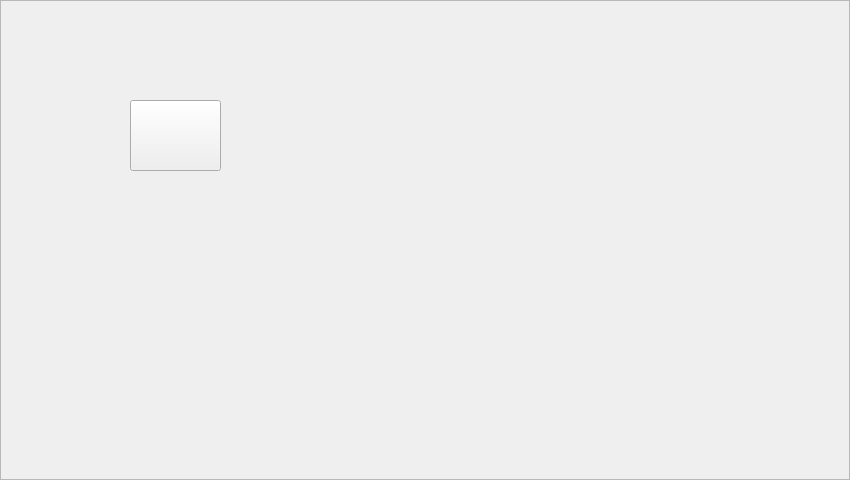
<?xml version="1.0" encoding="UTF-8"?>
<ui version="4.0">
 <class>AlarmFrame</class>
 <widget class="QFrame" name="AlarmFrame">
  <property name="geometry">
   <rect>
    <x>0</x>
    <y>0</y>
    <width>850</width>
    <height>480</height>
   </rect>
  </property>
  <property name="windowTitle">
   <string>Frame</string>
  </property>
  <property name="frameShape">
   <enum>QFrame::StyledPanel</enum>
  </property>
  <property name="frameShadow">
   <enum>QFrame::Raised</enum>
  </property>
  <widget class="QLabel" name="label">
   <property name="geometry">
    <rect>
     <x>0</x>
     <y>0</y>
     <width>850</width>
     <height>480</height>
    </rect>
   </property>
   <property name="styleSheet">
    <string notr="true">border-image: url(:/alarmFrame/image/main_desk_line3_background.png);</string>
   </property>
   <property name="text">
    <string/>
   </property>
  </widget>
  <widget class="QPushButton" name="pushButton">
   <property name="geometry">
    <rect>
     <x>130</x>
     <y>100</y>
     <width>91</width>
     <height>71</height>
    </rect>
   </property>
   <property name="styleSheet">
    <string notr="true">border-image: url(:/alarmFrame/image/buzzer_off.ico);</string>
   </property>
   <property name="text">
    <string/>
   </property>
  </widget>
 </widget>
 <resources/>
 <connections/>
</ui>
